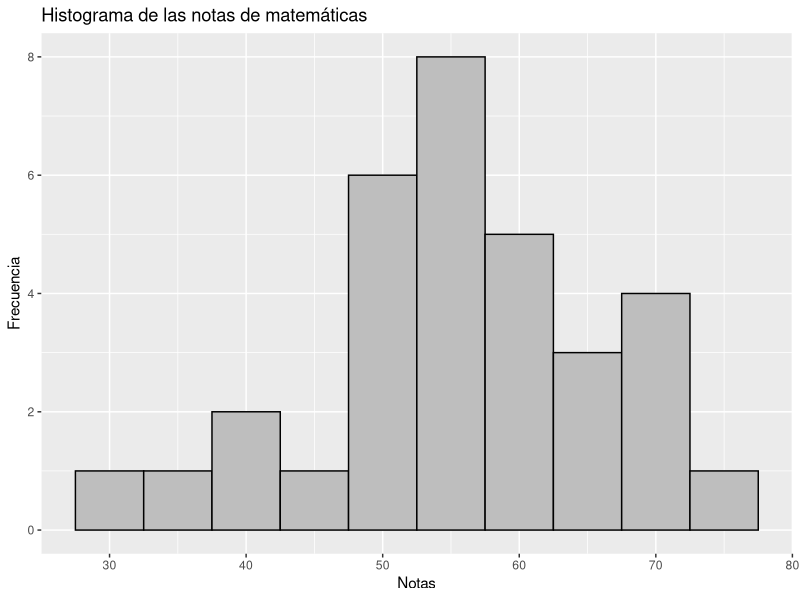
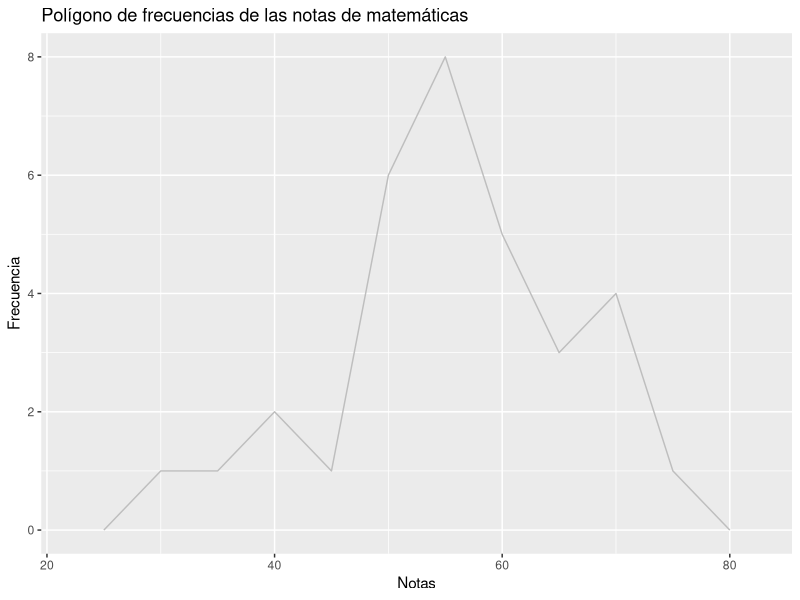

These charts were generated, in order, by the following R code:
## ---- chunk 1
knitr::opts_chunk$set(echo = TRUE)
## ---- chunk 2

notas <- c(74, 61, 54, 50, 70, 60, 54, 50, 69, 59, 54, 49, 69, 58, 54 ,47, 69, 58, 53, 40, 64, 57, 52, 39, 64, 56, 52, 34, 63, 55, 51, 30)

notas

## ---- chunk 3

table(cut(notas, 5))

# vamos a crear un vector que incluya los valores deseados que queremos tener en el intervalo

table(cut(notas, breaks=c(30,40,50,60,70,80)))

## ---- chunk 4

df.notas <- as.data.frame(notas)
df.notas

## ---- chunk 5

# activamos la biblioteca para la visualización

library(ggplot2)

#visualizamos la columna seleccionada

qplot(notas, data=df.notas, geom="histogram",
      main="Histograma de las notas de matemáticas",
      binwidth=5, #anadimos la amplitud con binwidth
      color=I("black"),
      fill=I("grey"),
      xlab="Notas",
      ylab="Frecuencia")

qplot(notas, data=df.notas, geom="freqpoly",
      main="Polígono de frecuencias de las notas de matemáticas",
      binwidth=5, #anadimos la amplitud con binwidth
      color=I("grey"),
      xlab="Notas",
      ylab="Frecuencia")

## ---- chunk 6

mean(notas)

median(notas)

var(notas)

